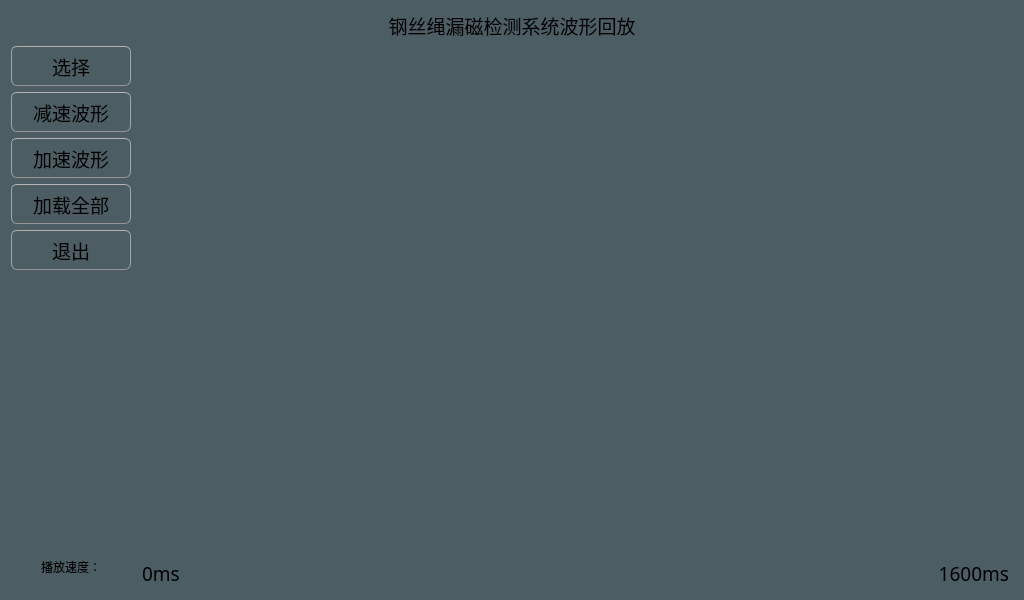
<?xml version="1.0" encoding="UTF-8"?>
<ui version="4.0">
 <class>widget_back</class>
 <widget class="QWidget" name="widget_back">
  <property name="geometry">
   <rect>
    <x>0</x>
    <y>0</y>
    <width>1024</width>
    <height>600</height>
   </rect>
  </property>
  <property name="windowTitle">
   <string>Form</string>
  </property>
  <property name="styleSheet">
   <string notr="true">QPushButton{
	color:rgb(17,17,17);
	border-width: 1px;
	border-radius: 6px;
	border-bottom-color: rgb(150,150,150);
	border-right-color: rgb(165,165,165);
	border-left-color: rgb(165,165,165);
	border-top-color: rgb(180,180,180);
	border-style: solid;
	padding: 4px;
	background-color: qlineargradient(spread:pad, x1:0.5, y1:1, x2:0.5, y2:0, stop:0 rgba(155, 187, 89, 255), stop:1 rgba(255, 255, 255, 255));
}
QPushButton:default{
	color:rgb(17,17,17);
	border-width: 1px;
	border-radius: 6px;
	border-bottom-color: rgb(150,150,150);
	border-right-color: rgb(165,165,165);
	border-left-color: rgb(165,165,165);
	border-top-color: rgb(180,180,180);
	border-style: solid;
	padding: 4px;
	background-color: qlineargradient(spread:pad, x1:0.5, y1:1, x2:0.5, y2:0, stop:0 rgba(155, 187, 89, 255), stop:1 rgba(255, 255, 255, 255));
}
QPushButton:pressed{
	color:rgb(17,17,17);
	border-width: 1px;
	border-radius: 6px;
	border-width: 1px;
	border-top-color: rgba(255,150,60,200);
	border-right-color: qlineargradient(spread:pad, x1:0, y1:1, x2:1, y2:0, stop:0 rgba(200, 70, 20, 255), stop:1 rgba(255,150,60, 200));
	border-left-color:  qlineargradient(spread:pad, x1:1, y1:0, x2:0, y2:0, stop:0 rgba(200, 70, 20, 255), stop:1 rgba(255,150,60, 200));
	border-bottom-color: rgba(200,70,20,200);
	border-style: solid;
	padding: 2px;
	background-color: qlineargradient(spread:pad, x1:0.5, y1:1, x2:0.5, y2:0, stop:0 rgba(155, 187, 89, 255), stop:1 rgba(255, 255, 255, 255));
}
QPushButton:disabled{
	color:rgb(174,167,159);
	border-width: 1px;
	border-radius: 6px;
	background-color: qlineargradient(spread:pad, x1:0.5, y1:1, x2:0.5, y2:0, stop:0 rgba(155, 187, 89, 255), stop:1 rgba(255, 255, 255, 255));
}
QRadioButton {
	padding: 1px;
}
QRadioButton::indicator:checked {
	height: 10px;
	width: 10px;
	border-style:solid;
	border-radius:5px;
	border-width: 1px;
	border-color: rgba(246, 134, 86, 255);
	color: #a9b7c6;
	background-color:rgba(246, 134, 86, 255);
}
QRadioButton::indicator:!checked {
	height: 10px;
	width: 10px;
	border-style:solid;
	border-radius:5px;
	border-width: 1px;
	border-color: rgb(246, 134, 86);
	color: #a9b7c6;
	background-color: transparent;
}
QWidget {
	background-color:#f0f0f0;
}
QLabel {
	color:rgb(17,17,17);
}
QWidget {
	color:rgb(0,0,0);
	background-color:rgb(76,93,99);
}</string>
  </property>
  <layout class="QVBoxLayout" name="verticalLayout" stretch="10,300,1">
   <item>
    <widget class="QLabel" name="label_title">
     <property name="font">
      <font>
       <family>幼圆</family>
       <pointsize>14</pointsize>
      </font>
     </property>
     <property name="text">
      <string>钢丝绳漏磁检测系统波形回放</string>
     </property>
     <property name="alignment">
      <set>Qt::AlignCenter</set>
     </property>
    </widget>
   </item>
   <item>
    <layout class="QHBoxLayout" name="horizontalLayout" stretch="1,1,600">
     <item>
      <layout class="QVBoxLayout" name="verticalLayout_2">
       <item>
        <widget class="QPushButton" name="pushButton_choose">
         <property name="minimumSize">
          <size>
           <width>120</width>
           <height>40</height>
          </size>
         </property>
         <property name="font">
          <font>
           <family>宋体</family>
           <pointsize>14</pointsize>
          </font>
         </property>
         <property name="text">
          <string>选择</string>
         </property>
        </widget>
       </item>
       <item>
        <widget class="QPushButton" name="pushButton_lastpage">
         <property name="minimumSize">
          <size>
           <width>60</width>
           <height>40</height>
          </size>
         </property>
         <property name="font">
          <font>
           <family>宋体</family>
           <pointsize>14</pointsize>
          </font>
         </property>
         <property name="text">
          <string>减速波形</string>
         </property>
        </widget>
       </item>
       <item>
        <widget class="QPushButton" name="pushButton_nextpage">
         <property name="minimumSize">
          <size>
           <width>60</width>
           <height>40</height>
          </size>
         </property>
         <property name="font">
          <font>
           <family>宋体</family>
           <pointsize>14</pointsize>
          </font>
         </property>
         <property name="text">
          <string>加速波形</string>
         </property>
        </widget>
       </item>
       <item>
        <widget class="QPushButton" name="pushButton_alldata">
         <property name="enabled">
          <bool>true</bool>
         </property>
         <property name="minimumSize">
          <size>
           <width>120</width>
           <height>40</height>
          </size>
         </property>
         <property name="font">
          <font>
           <family>宋体</family>
           <pointsize>14</pointsize>
          </font>
         </property>
         <property name="text">
          <string>加载全部</string>
         </property>
        </widget>
       </item>
       <item>
        <widget class="QPushButton" name="pushButton_quit">
         <property name="minimumSize">
          <size>
           <width>60</width>
           <height>40</height>
          </size>
         </property>
         <property name="font">
          <font>
           <family>宋体</family>
           <pointsize>14</pointsize>
          </font>
         </property>
         <property name="text">
          <string>退出</string>
         </property>
        </widget>
       </item>
       <item>
        <spacer name="verticalSpacer_2">
         <property name="orientation">
          <enum>Qt::Vertical</enum>
         </property>
         <property name="sizeHint" stdset="0">
          <size>
           <width>20</width>
           <height>40</height>
          </size>
         </property>
        </spacer>
       </item>
       <item>
        <widget class="QLabel" name="label">
         <property name="minimumSize">
          <size>
           <width>120</width>
           <height>40</height>
          </size>
         </property>
         <property name="text">
          <string>播放速度：</string>
         </property>
         <property name="textFormat">
          <enum>Qt::AutoText</enum>
         </property>
         <property name="alignment">
          <set>Qt::AlignCenter</set>
         </property>
         <property name="wordWrap">
          <bool>false</bool>
         </property>
        </widget>
       </item>
      </layout>
     </item>
     <item>
      <spacer name="horizontalSpacer">
       <property name="orientation">
        <enum>Qt::Horizontal</enum>
       </property>
       <property name="sizeHint" stdset="0">
        <size>
         <width>40</width>
         <height>20</height>
        </size>
       </property>
      </spacer>
     </item>
     <item>
      <layout class="QVBoxLayout" name="verticalLayout_3" stretch="400,250,5">
       <item>
        <widget class="QCustomPlot" name="widget_coil" native="true"/>
       </item>
       <item>
        <widget class="QCustomPlot" name="widget_hall" native="true"/>
       </item>
       <item>
        <layout class="QHBoxLayout" name="horizontalLayout_3" stretch="1,100,100,1">
         <item>
          <spacer name="horizontalSpacer_2">
           <property name="orientation">
            <enum>Qt::Horizontal</enum>
           </property>
           <property name="sizeHint" stdset="0">
            <size>
             <width>40</width>
             <height>20</height>
            </size>
           </property>
          </spacer>
         </item>
         <item>
          <widget class="QLabel" name="label_axis_X1">
           <property name="font">
            <font>
             <family>宋体</family>
             <pointsize>14</pointsize>
            </font>
           </property>
           <property name="text">
            <string>0ms</string>
           </property>
          </widget>
         </item>
         <item>
          <widget class="QLabel" name="label_axis_X2">
           <property name="font">
            <font>
             <family>宋体</family>
             <pointsize>14</pointsize>
            </font>
           </property>
           <property name="layoutDirection">
            <enum>Qt::LeftToRight</enum>
           </property>
           <property name="text">
            <string>1600ms</string>
           </property>
           <property name="alignment">
            <set>Qt::AlignRight|Qt::AlignTrailing|Qt::AlignVCenter</set>
           </property>
          </widget>
         </item>
         <item>
          <spacer name="horizontalSpacer_3">
           <property name="orientation">
            <enum>Qt::Horizontal</enum>
           </property>
           <property name="sizeHint" stdset="0">
            <size>
             <width>40</width>
             <height>20</height>
            </size>
           </property>
          </spacer>
         </item>
        </layout>
       </item>
      </layout>
     </item>
    </layout>
   </item>
   <item>
    <spacer name="verticalSpacer">
     <property name="orientation">
      <enum>Qt::Vertical</enum>
     </property>
     <property name="sizeHint" stdset="0">
      <size>
       <width>20</width>
       <height>40</height>
      </size>
     </property>
    </spacer>
   </item>
  </layout>
 </widget>
 <customwidgets>
  <customwidget>
   <class>QCustomPlot</class>
   <extends>QWidget</extends>
   <header location="global">qcustomplot.h</header>
   <container>1</container>
  </customwidget>
 </customwidgets>
 <resources/>
 <connections/>
</ui>
